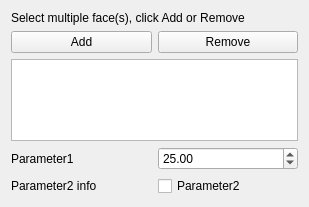
<?xml version="1.0" encoding="UTF-8"?>
<ui version="4.0">
 <class>TaskFemConstraint1dpipeflow</class>
 <widget class="QWidget" name="TaskFemConstraint1dpipeflow">
  <property name="geometry">
   <rect>
    <x>0</x>
    <y>0</y>
    <width>309</width>
    <height>207</height>
   </rect>
  </property>
  <property name="windowTitle">
   <string>Form</string>
  </property>
  <layout class="QVBoxLayout" name="verticalLayout">
   <item>
    <widget class="QLabel" name="lbl_info">
     <property name="text">
      <string>Select multiple face(s), click Add or Remove</string>
     </property>
    </widget>
   </item>
   <item>
    <layout class="QHBoxLayout" name="hLayout1">
     <item>
      <widget class="QPushButton" name="btnAdd">
       <property name="text">
        <string>Add</string>
       </property>
      </widget>
     </item>
     <item>
      <widget class="QPushButton" name="btnRemove">
       <property name="text">
        <string>Remove</string>
       </property>
      </widget>
     </item>
    </layout>
   </item>
   <item>
    <widget class="QListWidget" name="lw_references"/>
   </item>
   <item>
    <layout class="QHBoxLayout" name="layout1dpipeflow">
     <item>
      <widget class="QLabel" name="labelParameter1">
       <property name="text">
        <string>Parameter1</string>
       </property>
      </widget>
     </item>
     <item>
      <widget class="QDoubleSpinBox" name="spinParameter1">
       <property name="minimum">
        <double>-99999.000000000000000</double>
       </property>
       <property name="maximum">
        <double>99999.000000000000000</double>
       </property>
       <property name="value">
        <double>25.000000000000000</double>
       </property>
      </widget>
     </item>
    </layout>
   </item>
   <item>
    <layout class="QHBoxLayout" name="hLayout2">
     <item>
      <widget class="QLabel" name="labelParameter2">
       <property name="text">
        <string>Parameter2 info</string>
       </property>
      </widget>
     </item>
     <item>
      <widget class="QCheckBox" name="checkBoxParameter2">
       <property name="text">
        <string>Parameter2</string>
       </property>
      </widget>
     </item>
    </layout>
   </item>
  </layout>
 </widget>
 <resources/>
 <connections/>
</ui>
